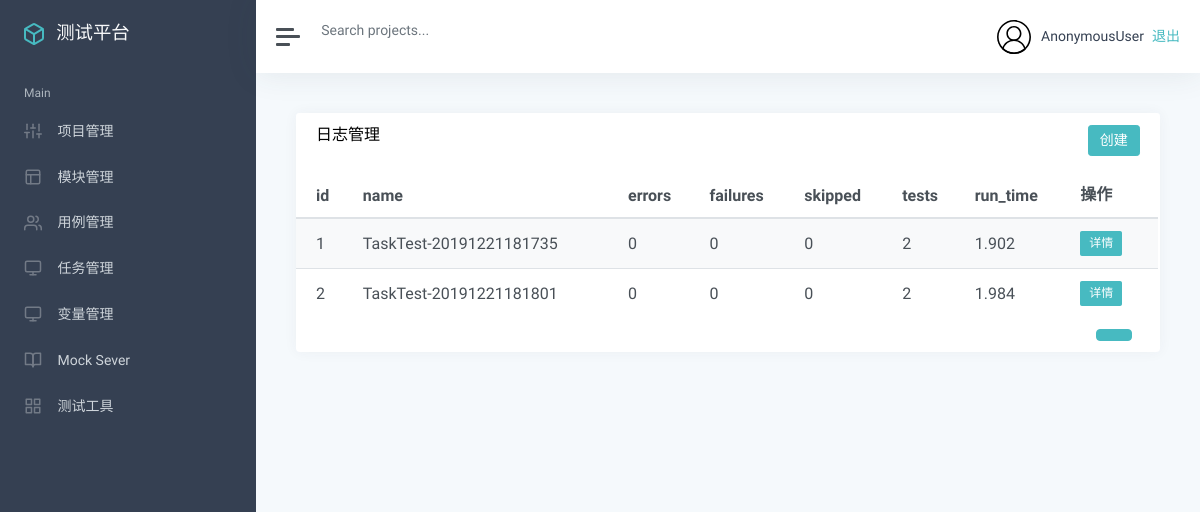
The page /task/task_log/3/ on the database as committed earlier.
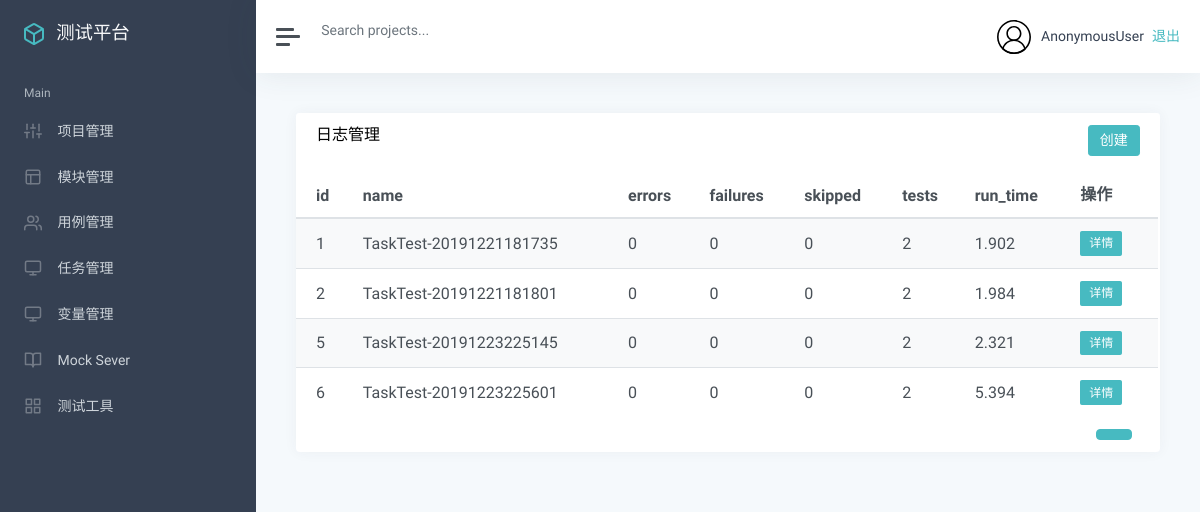
The same page on the database as committed later.
### app_task/models.py (models this page shows, shortened)
class TestResult(models.Model):
    task = models.ForeignKey(TestTask, on_delete=models.CASCADE)
    name = models.CharField("名称", max_length=100, blank=False, default="")
    errors = models.IntegerField("错误用例")
    failures = models.IntegerField("失败用例")
    skipped = models.IntegerField("跳过用例")
    tests = models.IntegerField("总用例数")
    run_time = models.FloatField("运行时长")
    result = models.TextField("详细", default="")
    create_time = models.DateTimeField("创建时间", auto_now_add=True)

### app_task/views.py (the view)
# urls.py: path('task_log/<int:tid>/', views.task_log),
def task_log(request,tid):
    print('tid----------->',tid)
    results = TestResult.objects.filter(task_id=tid)
    return render(request, "task/log.html" ,{
        "results":results
    })

### templates/task/log.html (shortened to what this page needs)
{% extends "manage.html" %}
{% block manage %}
<div class="card flex-fill">
    <div class="card-header">
        <h5 class="card-title mb-0" style="float:left">日志管理</h5>
        <button onclick="add()" type="button" class="btn btn-primary" style="float:right">创建</button>
    </div>
    <div id="datatables-dashboard-traffic_wrapper" class="dataTables_wrapper dt-bootstrap4 no-footer">
        <div class="row">
            <div class="col-sm-12">
                <table id="datatables-dashboard-traffic" class="table table-striped my-0 dataTable no-footer"
                    role="grid" aria-describedby="datatables-dashboard-traffic_info">
                    <thead>
                        <tr role="row">
                            <th>id</th>
                            <th>name</th>
                            <th>errors</th>
                            <th>failures</th>
                            <th>skipped</th>
                            <th>tests</th>
                            <th>run_time</th>
                            <th>操作</th>
                        </tr>
                    </thead>
                    <tbody>
                        {% for r in results %}
                        <tr role="row" class="odd">
                            <td>{{ r.id }}</td>
                            <td>{{ r.name }}</td>
                            <td>{{ r.errors }}</td>
                            <td>{{ r.failures }}</td>
                            <td>{{ r.skipped }}</td>
                            <td>{{ r.tests }}</td>
                            <td>{{ r.run_time }}</td>
                            <td>
                                <button class="btn btn-primary btn-sm" data-toggle="modal" data-target="#myModal" onclick="getLog({{ r.id }})">详情</button>
                            </td>
                        </tr>
                        {% endfor %}
                    </tbody>
                </table>
            </div>
        </div>
        <div class="row">
            <div class="col-sm-12 col-md-5">
                <div class="dataTables_info" id="datatables-dashboard-traffic_info" role="status" aria-live="polite">
                </div>
            </div>
            <div class="col-sm-12 col-md-7">
                <div class="dataTables_paginate paging_simple_numbers" id="datatables-dashboard-traffic_paginate">
                    <ul class="pagination">
                        <li class="paginate_button page-item active">
                            <a href="#" aria-controls="datatables-dashboard-traffic" data-dt-idx="1" tabindex="0"
                                class="page-link">{{ case_projects.number }}</a>
                        </li>
                    </ul>
                </div>
            </div>
        </div>
    </div>
</div>
{% endblock %}

### templates/manage.html (shortened to what this page needs)
{% extends "base.html" %}
{% block base %}
<div class="wrapper">
    <nav id="sidebar" class="sidebar">
        <div class="sidebar-content ">
            <a class="sidebar-brand" href="index.html">
                <span class="align-middle">测试平台</span>
            </a>
            <ul class="sidebar-nav">
                <li class="sidebar-header">
                    Main
                </li>
                <li class="sidebar-item">
                    <a href="/manage/project_list/" class="sidebar-link" aria-expanded="true">
                        <span class="align-middle">项目管理</span>
                    </a>
                </li>
                <li class="sidebar-item">
                    <a href="/manage/module_list/" class="sidebar-link collapsed">
                        <span class="align-middle">模块管理</span>
                    </a>
                </li>
                <li class="sidebar-item">
                    <a href="/case/list_case/" class="sidebar-link collapsed">
                        <span class="align-middle">用例管理</span>
                    </a>
                </li>
                <li class="sidebar-item">
                    <a href="/task/task_list/" class="sidebar-link collapsed">
                        <span class="align-middle">任务管理</span>
                    </a>
                </li>
                <li class="sidebar-item">
                    <a href="/variable/variable_list/" class="sidebar-link collapsed">
                        <span class="align-middle">变量管理</span>
                    </a>
                </li>
                <li class="sidebar-item">
                    <a href="#documentation" class="sidebar-link collapsed">
                        <span class="align-middle">Mock Sever</span>
                    </a>
                </li>
                <li class="sidebar-item">
                    <a href="#ui" class="sidebar-link collapsed">
                        <span class="align-middle">测试工具</span>
                    </a>
                </li>
            </ul>
        </div>
    </nav>
    <div class="main">
        <nav class="navbar navbar-expand navbar-light bg-white">
            <a class="sidebar-toggle d-flex mr-2">
                <i class="hamburger align-self-center"></i>
            </a>
            <form class="form-inline d-none d-sm-inline-block">
                <input class="form-control form-control-no-border mr-sm-2" type="text" placeholder="Search projects..."
                       aria-label="Search">
            </form>
            <div class="navbar-collapse collapse">
                <ul class="navbar-nav ml-auto">
                    <li class="nav-item dropdown">
                        <a class="nav-link d-none d-sm-inline-block" href="#" data-toggle="dropdown">
                            <img src="/static/img/user.svg" class="avatar img-fluid rounded-circle mr-1"
                                 alt="Chris Wood">
                            <span class="text-dark">{{ user }}</span>
                            <a href="/logout/">退出</a>
                        </a>
                    </li>
                </ul>
            </div>
        </nav>
        <main class="content">
            <div class="container-fluid p-0">
                {% block manage %}
                {% endblock %}
            </div>
        </main>
    </div>
</div>
{% endblock %}

### templates/base.html (shortened to what this page needs)
<html>
<head>
    <link href="/static/css/theme.css" rel='stylesheet' type='text/css' />
    <link href="/static/css/classic.css" rel='stylesheet' type='text/css' />
</head>
<body>
{% block base %}{% endblock %}
</body>
</html>

Rows that differ between the two databases and show on the page:
added TestResult: id "5", name "TaskTest-20191223225145", errors "0", failures "0", skipped "0", tests "2", run_time "2.321"
added TestResult: id "6", name "TaskTest-20191223225601", errors "0", failures "0", skipped "0", tests "2", run_time "5.394"
